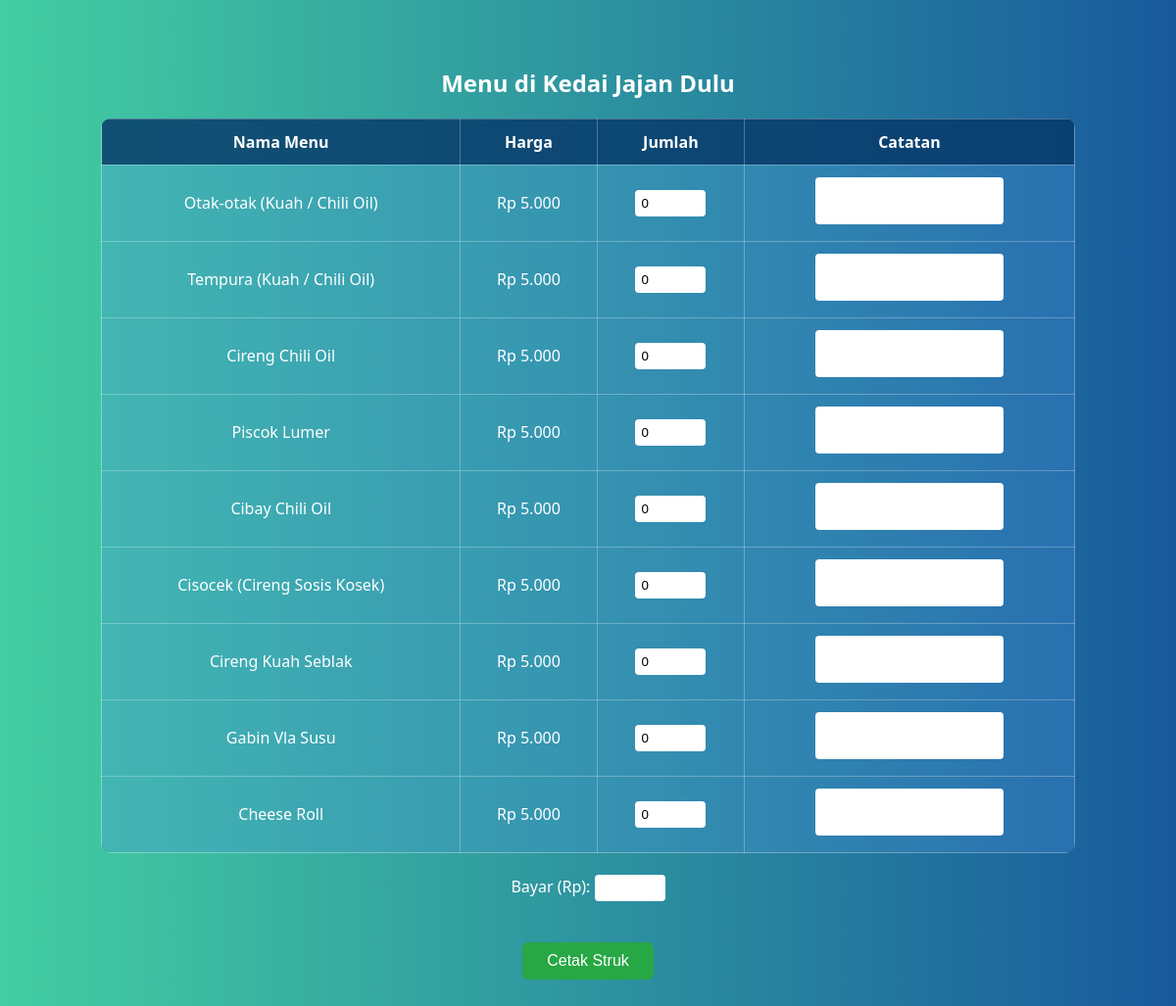
The app's page /menu.php?kedai=Kedai+Jajan+Dulu (signed in) with its own data.
### tables this page shows
CREATE TABLE `menu` (
  `id` int(11) NOT NULL,
  `nama_menu` varchar(100) DEFAULT NULL,
  `harga` int(11) DEFAULT NULL,
  `kedai` varchar(100) DEFAULT NULL,
  `kedai_id` int(11) NOT NULL DEFAULT 1
);

### menu.php (the view, shortened to what this page needs)
<?php
$conn = new mysqli("localhost", "root", "", "web_foodcourt");
$kedai = $_GET['kedai'] ?? '';
$kedai_safe = $conn->real_escape_string($kedai);
$result = $conn->query("SELECT * FROM menu WHERE kedai = '$kedai_safe' ORDER BY id ASC");
?>
<!DOCTYPE html>
<html>
<head>
</head>
<body>
    <h2>Menu di <?= htmlspecialchars($kedai) ?></h2>
    <form method="POST" action="struk.php">
        <table>
            <tr>
                <th>Nama Menu</th>
                <th>Harga</th>
                <th>Jumlah</th>
                <th>Catatan</th>
            </tr>
            <?php while ($row = $result->fetch_assoc()): ?>
            <tr>
                <td>
                    <?= htmlspecialchars($row['nama_menu']) ?>
                </td>
                <td>Rp <?= number_format($row['harga'], 0, ',', '.') ?></td>
                <td><input type="number" name="jumlahs[]" min="0" step="1" value="0" oninput="this.value = this.value.replace(/^0+/, '')"></td>
                <td><textarea name="catatans[]" rows="2" placeholder=></textarea></td>
            </tr>
            <?php endwhile; ?>
        </table>
        <br>
        <label>Bayar (Rp): <input type="number" name="bayar" required></label><br><br>
        <button class="submit-btn" type="submit">Cetak Struk</button>
    </form>
</body>
</html>

### menu.php (style rules this page uses)
body { background: linear-gradient(to right, #43cea2, #185a9d); font-family: 'Segoe UI', sans-serif; color: white; text-align: center; padding: 40px; }
table { margin: auto; border-collapse: collapse; width: 90%; background-color: rgba(255,255,255,0.1); border-radius: 10px; overflow: hidden; }
th, td { padding: 12px; border: 1px solid #ffffff44; color: white; }
th { background-color: rgba(0, 51, 102, 0.8); }
td { background-color: rgba(0, 102, 204, 0.2); }
input[type="number"] { width: 60px; padding: 6px; border-radius: 4px; border: none; }
textarea { resize: none; width: 180px; padding: 6px; border-radius: 4px; border: none; font-family: 'Segoe UI', sans-serif; }
.submit-btn { margin-top: 20px; padding: 10px 25px; background-color: #28a745; color: white; border: none; border-radius: 6px; cursor: pointer; font-size: 16px; }

### records on screen
menu: nama_menu "Otak-otak (Kuah / Chili Oil)", harga "5.000"
menu: nama_menu "Tempura (Kuah / Chili Oil)", harga "5.000"
menu: nama_menu "Cireng Chili Oil", harga "5.000"
menu: nama_menu "Piscok Lumer", harga "5.000"
menu: nama_menu "Cibay Chili Oil", harga "5.000"
menu: nama_menu "Cisocek (Cireng Sosis Kosek)", harga "5.000"
menu: nama_menu "Cireng Kuah Seblak", harga "5.000"
menu: nama_menu "Gabin Vla Susu", harga "5.000"
menu: nama_menu "Cheese Roll", harga "5.000"

### other values on screen
$kedai "Kedai Jajan Dulu"
